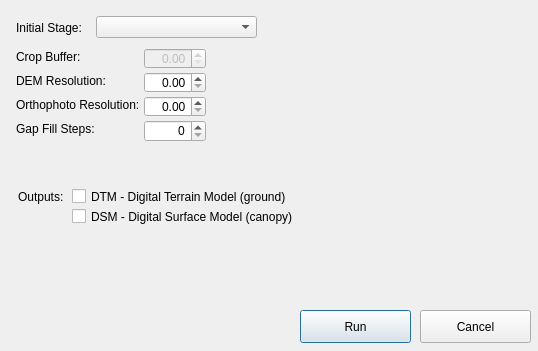
<?xml version="1.0" encoding="UTF-8"?>
<ui version="4.0">
 <class>DroneProcDlg</class>
 <widget class="QDialog" name="DroneProcDlg">
  <property name="geometry">
   <rect>
    <x>0</x>
    <y>0</y>
    <width>538</width>
    <height>351</height>
   </rect>
  </property>
  <property name="windowTitle">
   <string>Process Drone Imagery</string>
  </property>
  <widget class="QPushButton" name="cmdRun">
   <property name="geometry">
    <rect>
     <x>300</x>
     <y>310</y>
     <width>111</width>
     <height>33</height>
    </rect>
   </property>
   <property name="text">
    <string>Run</string>
   </property>
  </widget>
  <widget class="QPushButton" name="cmdCancel">
   <property name="geometry">
    <rect>
     <x>420</x>
     <y>310</y>
     <width>111</width>
     <height>33</height>
    </rect>
   </property>
   <property name="text">
    <string>Cancel</string>
   </property>
  </widget>
  <widget class="QLabel" name="label_3">
   <property name="geometry">
    <rect>
     <x>16</x>
     <y>20</y>
     <width>81</width>
     <height>16</height>
    </rect>
   </property>
   <property name="text">
    <string>Initial Stage:</string>
   </property>
  </widget>
  <widget class="QLabel" name="label_4">
   <property name="geometry">
    <rect>
     <x>18</x>
     <y>184</y>
     <width>81</width>
     <height>25</height>
    </rect>
   </property>
   <property name="text">
    <string>Outputs:</string>
   </property>
  </widget>
  <widget class="QCheckBox" name="chkDTM">
   <property name="geometry">
    <rect>
     <x>72</x>
     <y>188</y>
     <width>271</width>
     <height>17</height>
    </rect>
   </property>
   <property name="toolTip">
    <string extracomment="Ground points (lowest returns)">&lt;html&gt;&lt;head/&gt;&lt;body&gt;&lt;p&gt; Use this tag to build a DTM (Digital Terrain Model, ground only) using a simple morphological filter.&lt;/p&gt;&lt;/body&gt;&lt;/html&gt;</string>
   </property>
   <property name="text">
    <string>DTM - Digital Terrain Model (ground)</string>
   </property>
  </widget>
  <widget class="QCheckBox" name="chkDSM">
   <property name="geometry">
    <rect>
     <x>72</x>
     <y>208</y>
     <width>271</width>
     <height>17</height>
    </rect>
   </property>
   <property name="toolTip">
    <string extracomment="Surface points (highest returns)">&lt;html&gt;&lt;head/&gt;&lt;body&gt;&lt;p&gt;Use this tag to build a DSM (Digital Surface Model, ground + objects) using a progressive morphological filter.&lt;/p&gt;&lt;/body&gt;&lt;/html&gt;</string>
   </property>
   <property name="text">
    <string>DSM - Digital Surface Model (canopy)</string>
   </property>
  </widget>
  <widget class="QLabel" name="label_6">
   <property name="geometry">
    <rect>
     <x>16</x>
     <y>48</y>
     <width>129</width>
     <height>17</height>
    </rect>
   </property>
   <property name="text">
    <string>Crop Buffer:</string>
   </property>
  </widget>
  <widget class="QDoubleSpinBox" name="spinCrop">
   <property name="enabled">
    <bool>false</bool>
   </property>
   <property name="geometry">
    <rect>
     <x>144</x>
     <y>48</y>
     <width>62</width>
     <height>21</height>
    </rect>
   </property>
   <property name="toolTip">
    <string>&lt;html&gt;&lt;head/&gt;&lt;body&gt;&lt;p&gt;Automatically crop image outputs by creating a smooth buffer around the dataset boundaries, shrunk by N meters. Use 0 to disable cropping.&lt;/p&gt;&lt;/body&gt;&lt;/html&gt;</string>
   </property>
   <property name="alignment">
    <set>Qt::AlignRight|Qt::AlignTrailing|Qt::AlignVCenter</set>
   </property>
   <property name="maximum">
    <double>1000.000000000000000</double>
   </property>
   <property name="value">
    <double>0.000000000000000</double>
   </property>
  </widget>
  <widget class="QComboBox" name="cboInitStage">
   <property name="geometry">
    <rect>
     <x>96</x>
     <y>16</y>
     <width>161</width>
     <height>22</height>
    </rect>
   </property>
  </widget>
  <widget class="QLabel" name="label_8">
   <property name="geometry">
    <rect>
     <x>16</x>
     <y>72</y>
     <width>129</width>
     <height>17</height>
    </rect>
   </property>
   <property name="text">
    <string>DEM Resolution:</string>
   </property>
  </widget>
  <widget class="QDoubleSpinBox" name="spinDemResolution">
   <property name="geometry">
    <rect>
     <x>144</x>
     <y>72</y>
     <width>62</width>
     <height>21</height>
    </rect>
   </property>
   <property name="toolTip">
    <string>&lt;html&gt;&lt;head/&gt;&lt;body&gt;&lt;p&gt;DSM/DTM resolution in cm/pixel. Note that this value is capped by a ground sampling distance (GSD) estimate.&lt;/p&gt;&lt;/body&gt;&lt;/html&gt;</string>
   </property>
   <property name="alignment">
    <set>Qt::AlignRight|Qt::AlignTrailing|Qt::AlignVCenter</set>
   </property>
   <property name="maximum">
    <double>1000.000000000000000</double>
   </property>
   <property name="value">
    <double>0.000000000000000</double>
   </property>
  </widget>
  <widget class="QLabel" name="label_9">
   <property name="geometry">
    <rect>
     <x>16</x>
     <y>96</y>
     <width>129</width>
     <height>17</height>
    </rect>
   </property>
   <property name="text">
    <string>Orthophoto Resolution:</string>
   </property>
  </widget>
  <widget class="QDoubleSpinBox" name="spinOrthoResolution">
   <property name="geometry">
    <rect>
     <x>144</x>
     <y>96</y>
     <width>62</width>
     <height>21</height>
    </rect>
   </property>
   <property name="toolTip">
    <string>&lt;html&gt;&lt;head/&gt;&lt;body&gt;&lt;p&gt;Orthophoto resolution in cm/pixel. Note that this value is capped by a ground sampling distance (GSD) estimate.&lt;/p&gt;&lt;/body&gt;&lt;/html&gt;</string>
   </property>
   <property name="alignment">
    <set>Qt::AlignRight|Qt::AlignTrailing|Qt::AlignVCenter</set>
   </property>
   <property name="maximum">
    <double>1000.000000000000000</double>
   </property>
   <property name="value">
    <double>0.000000000000000</double>
   </property>
  </widget>
  <widget class="QSpinBox" name="spinGapFill">
   <property name="geometry">
    <rect>
     <x>144</x>
     <y>120</y>
     <width>62</width>
     <height>22</height>
    </rect>
   </property>
   <property name="toolTip">
    <string>&lt;html&gt;&lt;head/&gt;&lt;body&gt;&lt;p&gt;Number of steps used to fill areas with gaps. Set to 0 to disable gap filling. Starting with a radius equal to the output resolution, N different DEMs are generated with progressively bigger radius using the inverse distance weighted (IDW) algorithm and merged together. Remaining gaps are then merged using nearest neighbor interpolation.&lt;/p&gt;&lt;/body&gt;&lt;/html&gt;</string>
   </property>
   <property name="alignment">
    <set>Qt::AlignRight|Qt::AlignTrailing|Qt::AlignVCenter</set>
   </property>
  </widget>
  <widget class="QLabel" name="label_10">
   <property name="geometry">
    <rect>
     <x>16</x>
     <y>120</y>
     <width>129</width>
     <height>17</height>
    </rect>
   </property>
   <property name="text">
    <string>Gap Fill Steps:</string>
   </property>
  </widget>
 </widget>
 <tabstops>
  <tabstop>cboInitStage</tabstop>
  <tabstop>spinCrop</tabstop>
  <tabstop>spinDemResolution</tabstop>
  <tabstop>spinOrthoResolution</tabstop>
  <tabstop>spinGapFill</tabstop>
  <tabstop>chkDTM</tabstop>
  <tabstop>chkDSM</tabstop>
  <tabstop>cmdRun</tabstop>
  <tabstop>cmdCancel</tabstop>
 </tabstops>
 <resources/>
 <connections/>
</ui>
